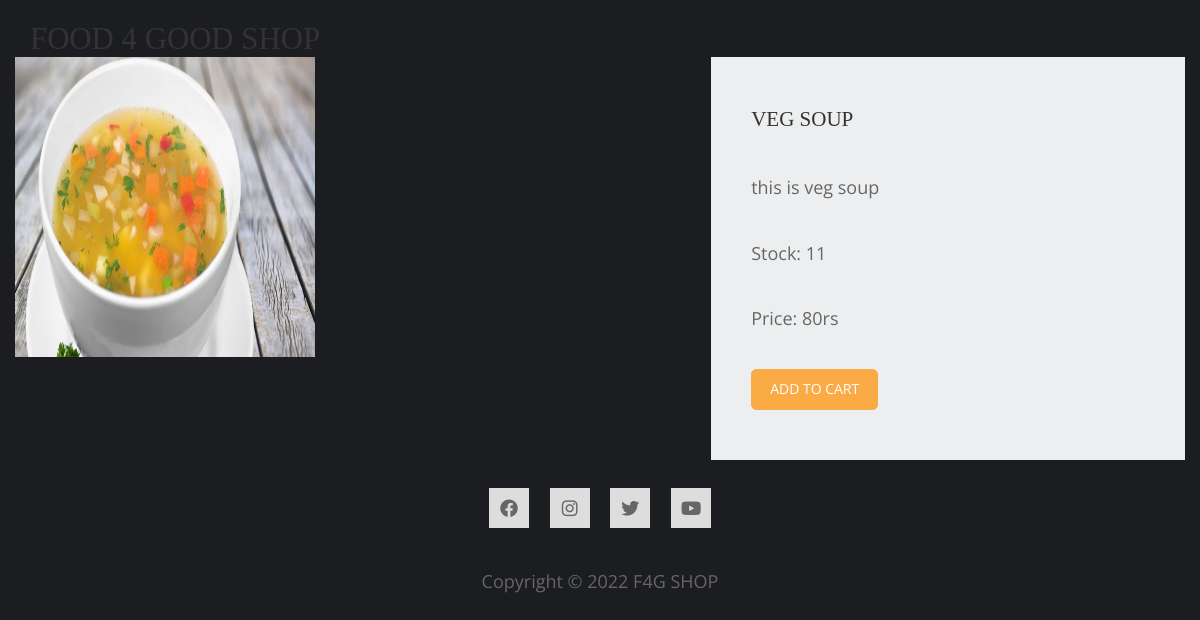
Screenshot of /vegetable-recipes/veg-soup with the database file from the repository.
### shop/models.py (models this page shows, shortened)
class products(models.Model):
    name=models.CharField(max_length=250,unique=True)
    slug=models.SlugField(max_length=250,unique=True)
    img=models.ImageField(upload_to='products')
    desc=models.TextField()
    stock=models.IntegerField()
    available=models.BooleanField(default=True)
    price=models.IntegerField()
    category=models.ForeignKey(categ,on_delete=models.CASCADE,default='')

### shop/views.py (the view)
# urls.py: path('<slug:c_slug>/<slug:product_slug>', views.prodDetails, name='details'),
def prodDetails(request,c_slug,product_slug):
    try:
        prod=products.objects.get(category__slug= c_slug, slug=product_slug,)
    except Exception as e:
        raise e
    return render(request,'item.html',{'pr':prod})

### templates/item.html (shortened to what this page needs)
{% load static %}
<!DOCTYPE html>
<html lang="en">
<head>
<link href="https://cdn.jsdelivr.net/npm/bootstrap@5.2.0-beta1/dist/css/bootstrap.min.css" rel="stylesheet">
<link href="static/item/layout/styles/layout.css" rel="stylesheet" type="text/css" media="all">
<link href="static/hm/fontawesome/css/all.min.css" rel="stylesheet" />
<link href="static/hm/css/templatemo-comparto.css" rel="stylesheet" />
</head>
<body>
 <header id="header" class="hoc clear">
      <div id="logo" class="fl_left">
        <h1><a href="/">Food 4 Good SHOP</a></h1>
      </div>
    </header>
        <section class="tm-mb-1" id="about">
            <div class="tm-row tm-about-row">
                <div class="tm-section-1-l">
                    <img src={{pr.img.url}} alt="About image" class="tm-img-responsive" style="height:300px;width:300px">
                </div>
                <article class="tm-section-1-r tm-bg-color-8">
                    <h2 class="tm-mb-2 tm-title-color">{{pr.name}}</h2>
                    <p>{{pr.desc}}</p>
                    <p>Stock: {{pr.stock}}</p>
                    <p>Price: {{pr.price}}rs</p>
                    {% if pr.stock <= 0 %}
                    <h1 style="color:red">Sorry,no stock left</h1>
                    {% else %}
                    <a href="{% url 'addcart' pr.id %}" class="btn btn-danger">Add to Cart</a>
                    {% endif %}
                </article>
            </div>
        </section>
        <div class="tm-mb-4 text-center tm-social-s">
            <a href="https://fb.com/templatemo" class="tm-social-link"><i class="fab fa-facebook tm-social-icon"></i></a>
            <a href="https://instagram.com" class="tm-social-link"><i class="fab fa-instagram tm-social-icon"></i></a>
            <a href="https://twitter.com" class="tm-social-link"><i class="fab fa-twitter tm-social-icon"></i></a>
            <a href="https://youtube.com" class="tm-social-link"><i class="fab fa-youtube tm-social-icon"></i></a>
        </div>
        <footer class="text-center tm-mb-1">
            <p>Copyright &copy; 2022 F4G SHOP</p>
        </footer>
</body>
</html>

### static/item/layout/styles/layout.css (style rules this page uses)
#header #logo { margin:22px 0 0 0; }
#header #logo h1 { margin:0; padding:0; font-size:2.2rem; text-transform:uppercase; }
*, *::before, *::after { transition:all .3s ease-in-out; }
body { color:#A5A6AA; background-color:#1C1D21; }
a { color:#FBAB45; }
.btn, .btn.inverse:hover { color:#FFFFFF; background-color:#FBAB45; border-color:#FBAB45; }
#header #logo h1 a { color:inherit; }
@media screen and (min-width:1140px) { .hoc { max-width:1140px; } }

### static/hm/css/templatemo-comparto.css (style rules this page uses)
*, *::before, *::after { box-sizing: border-box; outline: none; }
ul, h1, h2, h3, h4, p, figure { padding: 0; margin: 0; }
body { font-family: 'Open Sans', Arial, sans-serif; font-size: 18px; overflow-x: hidden; padding-left: 15px; padding-right: 15px; margin: 0; }
h2 { font-size: 1.5rem; }
a { transition: all 0.3s ease; text-decoration: none; }
p { color: #666; line-height: 1.7; margin-bottom: 35px; }
h1, h2, h3, h4, h5, h6 { color: #333; }
.tm-mb-1 { margin-bottom: 20px; }
.tm-mb-2 { margin-bottom: 40px; }
.tm-mb-4 { margin-bottom: 30px; }
.tm-bg-color-8 { background-color: #EDEEEF; }
.text-center { text-align: center; }
.tm-img-responsive { max-width: 100%; height: auto; }
.tm-section-1-l { width: 57.85%; margin-right: 1.65%; }
.tm-section-1-r { padding: 50px 40px; width: 40.5%; }
.tm-row { display: flex; }
a { color: #666; }
.tm-social-link { width: 40px; height: 40px; background-color: #DDD; display: inline-block; margin: 8px; }
.tm-social-icon { display: flex; align-items: center; justify-content: center; width: 100%; height: 100%; }

### static/item/layout/styles/framework.css (style rules this page uses)
html { overflow-y:scroll; overflow-x:hidden; }
html, body { margin:0; padding:0; font-size:14px; line-height:1.6em; }
*, *::before, *::after { box-sizing:border-box; }
.btn { display:inline-block; padding:8px 18px 10px; text-transform:uppercase; border:1px solid; }
.clear, .group { display:block; }
.clear::before, .clear::after, .group::before, .group::after { display:table; content:""; }
.clear, .clear::after, .group, .group::after { clear:both; }
a { outline:none; text-decoration:none; }
.fl_left, .imgl { float:left; }
img { width:auto; max-width:100%; height:auto; margin:0; padding:0; border:none; line-height:normal; vertical-align:middle; }
body, input, textarea, select { font-family:Verdana, Geneva, sans-serif; }
h1, h2, h3, h4, h5, h6, .heading { font-family:Georgia, "Times New Roman", Times, serif; }
::placeholder { opacity:1; }
h1, h2, h3, h4, h5, h6, .heading { margin:0 0 20px 0; font-size:1.4rem; line-height:normal; font-weight:normal; text-transform:uppercase; }
.hoc { display:block; margin:0 auto; }
address, article, aside, figcaption, figure, footer, header, main, nav, section { display:block; margin:0; padding:0; }

### rows the page displays
products: img (picture), name "VEG SOUP", desc "this is veg soup", stock "11", price "80"
